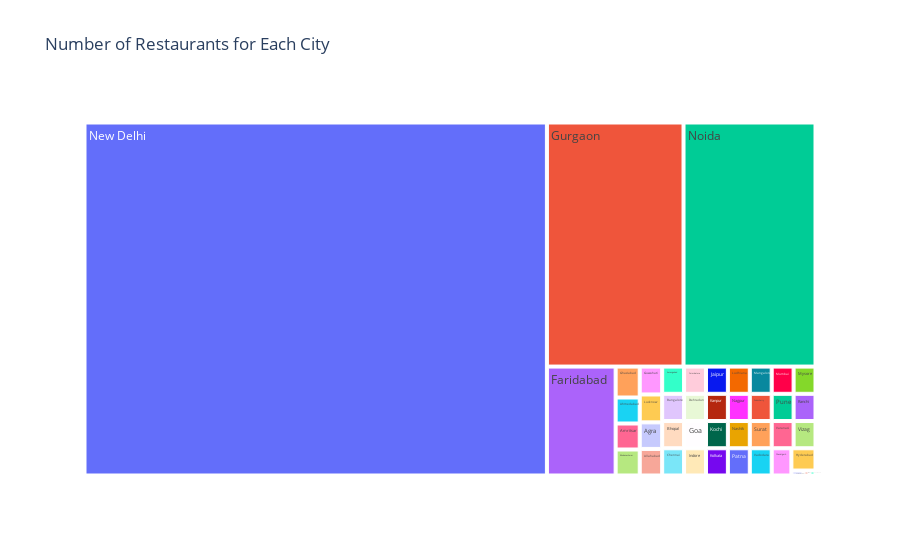

Notebook code for this chart:
### Code cell
# Creating a treemap to visualize the number of restaurants by city in India  
fig = px.treemap(
    restaurant_counts,  
    path=['City'],  
    values='count',  
    title='Number of Restaurants for Each City'  
)  

# Displaying the plot  
fig.show()

### Figure 1 — Plotly figure (JSON) as saved in the notebook; plotly's stock layout.template omitted (floating-point values rounded to 4 significant figures)
{"data": [{"branchvalues": "total", "domain": {"x": [0, 1], "y": [0, 1]}, "hovertemplate": "labels=%{label}<br>count=%{value}<br>parent=%{parent}<br>id=%{id}<extra></extra>", "ids": ["Agra", "Ahmedabad", "Allahabad", "Amritsar", "Aurangabad", "Bangalore", "Bhopal", "Bhubaneshwar", "Chandigarh", "Chennai", "Coimbatore", "Dehradun", "Faridabad", "Ghaziabad", "Goa", "Gurgaon", "Guwahati", "Hyderabad", "Indore", "Jaipur", "Kanpur", "Kochi", "Kolkata", "Lucknow", "Ludhiana", "Mangalore", "Mohali", "Mumbai", "Mysore", "Nagpur", "Nashik", "New Delhi", "Noida", "Panchkula", "Patna", "Puducherry", "Pune", "Ranchi", "Secunderabad", "Surat", "Vadodara", "Varanasi", "Vizag"], "labels": ["Agra", "Ahmedabad", "Allahabad", "Amritsar", "Aurangabad", "Bangalore", "Bhopal", "Bhubaneshwar", "Chandigarh", "Chennai", "Coimbatore", "Dehradun", "Faridabad", "Ghaziabad", "Goa", "Gurgaon", "Guwahati", "Hyderabad", "Indore", "Jaipur", "Kanpur", "Kochi", "Kolkata", "Lucknow", "Ludhiana", "Mangalore", "Mohali", "Mumbai", "Mysore", "Nagpur", "Nashik", "New Delhi", "Noida", "Panchkula", "Patna", "Puducherry", "Pune", "Ranchi", "Secunderabad", "Surat", "Vadodara", "Varanasi", "Vizag"], "name": "", "parents": ["", "", "", "", "", "", "", "", "", "", "", "", "", "", "", "", "", "", "", "", "", "", "", "", "", "", "", "", "", "", "", "", "", "", "", "", "", "", "", "", "", "", ""], "type": "treemap", "values": [20, 21, 20, 21, 20, 20, 20, 21, 18, 20, 20, 20, 251, 25, 20, 1118, 21, 18, 20, 20, 20, 20, 20, 21, 20, 20, 1, 20, 20, 20, 20, 5473, 1080, 1, 20, 20, 20, 20, 2, 20, 20, 20, 20]}], "layout": {"autosize": true, "legend": {"tracegroupgap": 0}, "title": {"text": "Number of Restaurants for Each City"}}}
